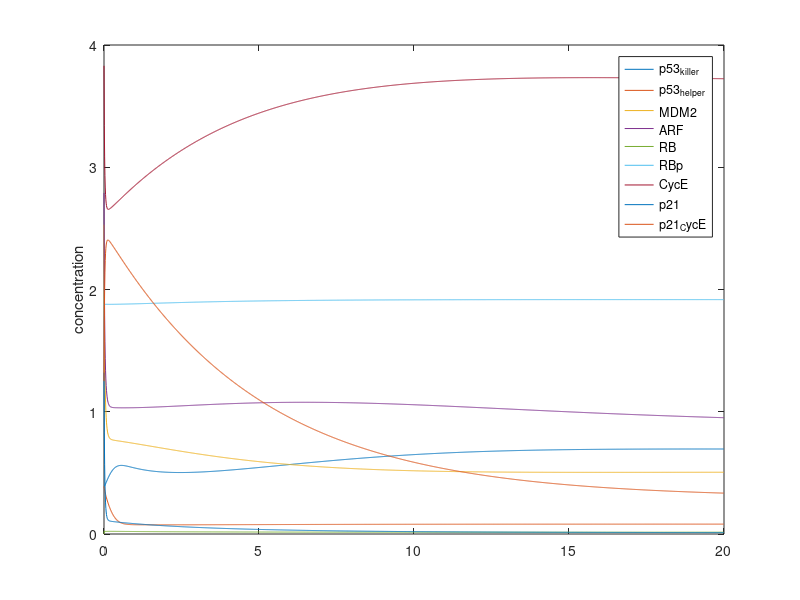

This figure's MATLAB source:
clc
clear all;
close all;

T_end = 20;
delta_t = 0.01;
N = T_end/delta_t;
timeline = 0:delta_t:(T_end - delta_t);

MDM2_initial = 2.53;
ARF_initial = 2.79;
ARF_MDM2_initial = 1.99;
E2F1_initial = 0.9;
RBp_initial = 1.88;
RB_E2F1_initial = 0;
RB_initial = 0;
p53helper_initial = 0.39;
p53killer_initial = 0.39;
DYRK2_initial = 2;

CycE_initial = 3.83;
p21_initial = 1.32;
p21_CycE_initial = 1.25;

DYRK2 = zeros(1, N);
p53helper = zeros(1, N);
p53killer = zeros(1, N);
MDM2 = zeros(1, N);
ARF = zeros(1, N);
ARF_MDM2 = zeros(1, N);
E2F1 = zeros(1, N);
RBp = zeros(1, N);
RB_E2F1 = zeros(1, N);
RB = zeros(1, N);
CycE = zeros(1, N);
p21_CycE = zeros(1, N);
p21 = zeros(1, N);

p53killer(1) = p53killer_initial;
p53helper(1) = p53helper_initial;
MDM2(1) = MDM2_initial;
ARF(1) = ARF_initial;
ARF_MDM2(1) = ARF_MDM2_initial;
E2F1(1) = E2F1_initial;
RBp(1) = RBp_initial;
RB_E2F1(1) = RB_E2F1_initial;
RB(1) = RB_initial;
DYRK2(1) = DYRK2_initial;

CycE(1) = CycE_initial;
p21_CycE(1) = p21_CycE_initial;
p21(1) = p21_initial;

kdpp53_initial = 0.5;
kdsRE_initial = 1;

kdpp53 = kdpp53_initial;
kdsRE = kdsRE_initial;

for i = 2 : N        
    DYRK2(i) = DYRK2(i - 1) + delta_t * (-0.0003 * DYRK2(i - 1));
    if DYRK2(i) < 0
        DYRK2(i) = 0;
    end
    p53helper(i) = p53helper(i - 1) + delta_t * (-DYRK2(i - 1) * ...
        p53helper(i - 1) / (0.1 + p53helper(i - 1)) + 0.5 - ...
        (0.1 + MDM2(i - 1)) * p53helper(i - 1) + 0.5 * p53killer(i - 1) ...
        /(0.1 + p53killer(i - 1)));
    if p53helper(i) < 0
       p53helper(i) = 0;
    end
    p53killer(i) = p53killer(i - 1) + delta_t * (DYRK2(i - 1) * ...
        p53helper(i - 1) / (0.1 + p53helper(i - 1)) - 0.5 * ...
        p53killer(i - 1) / (0.1 + p53killer(i - 1)) - (0.1 + MDM2(i - 1) * ...
        p53killer(i - 1)));
    if p53killer(i) < 0
        p53killer(i) = 0;
    end
    MDM2(i) = MDM2(i - 1) + delta_t * (0.02 + 0.3 * (p53killer(i - 1) ...
        + p53helper(i - 1)) - 0.1 * MDM2(i - 1) - 10 * ARF(i - 1) * ...
        MDM2(i - 1) + 2.1 * ARF_MDM2(i - 1));
    if MDM2(i) < 0
        MDM2(i) = 0;
    end
    ARF(i) = ARF(i - 1) + delta_t * (0.01 + 0.3 * E2F1(i - 1) - 0.1 ...
        * ARF(i - 1) - 10 * ARF(i - 1) * MDM2(i - 1) + 2.1 ...
        * ARF_MDM2(i - 1));
    if ARF(i) < 0
        ARF(i) = 0;
    end
    ARF_MDM2(i) = ARF_MDM2(i - 1) + delta_t * (10 * ARF(i - 1) * ...
        MDM2(i - 1) - 2 * ARF_MDM2(i - 1) - 0.1 * ARF_MDM2(i - 1) - ...
        0.1 * ARF_MDM2(i - 1));
    if ARF_MDM2(i) < 0
        ARF_MDM2(i) = 0;
    end
    E2F1(i) = E2F1(i - 1) + delta_t * (-5 * RB(i - 1) * E2F1(i - 1) + ...
        RB_E2F1(i - 1));
    if E2F1(i) < 0
        E2F1(i) = 0;
    end
    RBp(i) = RBp(i - 1) + delta_t * (CycE(i - 1) * RB(i - 1) /(0.1 + RB(i - 1)) -0.5 * RBp(i - 1) / ...
        (0.1 + RBp(i - 1)));
    if RBp(i) < 0
        RBp(i) = 0;
    end
    CycE(i) = CycE(i - 1) + delta_t * (0.01 + 0.5 * E2F1(i - 1) - 0.12 * CycE(i - 1) - 10 * p21(i - 1) * CycE(i - 1) + 1.2 * p21_CycE(i - 1));
    if CycE(i) < 0
        CycE = 0;
    end
    p21(i) = p21(i - 1) + delta_t * (0.03 + 0.3 * p53helper(i - 1) + 0.01 * p53killer(i - 1) - 0.2 * p21(i - 1) - 10 * p21(i - 1) * CycE(i - 1) + 1.12 * p21_CycE(i - 1));
    if p21(i) < 0
        p21(i) = 0;
    end
    p21_CycE(i) = p21_CycE(i - 1) + delta_t * (10 * p21(i - 1) * CycE(i - 1) - p21_CycE(i - 1) - 0.32 * p21_CycE(i - 1));
    if p21_CycE(i) < 0
        p21_CycE(i) = 0;
    end
    RB_E2F1(i) = 1 - E2F1(i);
    RB(i) = 2 - RBp(i) - RB_E2F1(i);
end

%% Plot
plot(timeline, p53killer, timeline, p53helper, timeline, MDM2, timeline, ARF, timeline, RB, timeline, RBp, timeline, CycE, timeline, p21, timeline, p21_CycE);
legend('p53_k_i_l_l_e_r','p53_h_e_l_p_e_r','MDM2','ARF', 'RB', 'RBp', 'CycE', 'p21', 'p21_CycE');
ylabel('concentration');
